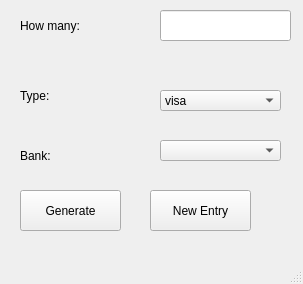
<?xml version="1.0" encoding="UTF-8"?>
<ui version="4.0">
 <class>window3</class>
 <widget class="QMainWindow" name="window3">
  <property name="geometry">
   <rect>
    <x>0</x>
    <y>0</y>
    <width>303</width>
    <height>284</height>
   </rect>
  </property>
  <property name="windowTitle">
   <string>MainWindow</string>
  </property>
  <widget class="QWidget" name="centralwidget">
   <widget class="QLabel" name="label">
    <property name="geometry">
     <rect>
      <x>20</x>
      <y>10</y>
      <width>81</width>
      <height>31</height>
     </rect>
    </property>
    <property name="text">
     <string>How many:</string>
    </property>
   </widget>
   <widget class="QLabel" name="label_3">
    <property name="geometry">
     <rect>
      <x>20</x>
      <y>140</y>
      <width>81</width>
      <height>31</height>
     </rect>
    </property>
    <property name="text">
     <string>Bank:</string>
    </property>
   </widget>
   <widget class="QPushButton" name="window3_new_entry_btn">
    <property name="geometry">
     <rect>
      <x>150</x>
      <y>190</y>
      <width>101</width>
      <height>41</height>
     </rect>
    </property>
    <property name="text">
     <string>New Entry</string>
    </property>
   </widget>
   <widget class="QLineEdit" name="window3_how_many_field">
    <property name="geometry">
     <rect>
      <x>160</x>
      <y>10</y>
      <width>131</width>
      <height>31</height>
     </rect>
    </property>
   </widget>
   <widget class="QLabel" name="label_2">
    <property name="geometry">
     <rect>
      <x>20</x>
      <y>80</y>
      <width>81</width>
      <height>31</height>
     </rect>
    </property>
    <property name="text">
     <string>Type:</string>
    </property>
   </widget>
   <widget class="QPushButton" name="window3_generate_btn">
    <property name="geometry">
     <rect>
      <x>20</x>
      <y>190</y>
      <width>101</width>
      <height>41</height>
     </rect>
    </property>
    <property name="text">
     <string>Generate</string>
    </property>
   </widget>
   <widget class="QComboBox" name="window3_bank_field">
    <property name="geometry">
     <rect>
      <x>160</x>
      <y>140</y>
      <width>121</width>
      <height>21</height>
     </rect>
    </property>
   </widget>
   <widget class="QComboBox" name="window3_type_field">
    <property name="geometry">
     <rect>
      <x>160</x>
      <y>90</y>
      <width>121</width>
      <height>21</height>
     </rect>
    </property>
    <item>
     <property name="text">
      <string>visa</string>
     </property>
    </item>
    <item>
     <property name="text">
      <string>mastercard</string>
     </property>
    </item>
    <item>
     <property name="text">
      <string>amex</string>
     </property>
    </item>
   </widget>
  </widget>
  <widget class="QMenuBar" name="menubar">
   <property name="geometry">
    <rect>
     <x>0</x>
     <y>0</y>
     <width>303</width>
     <height>22</height>
    </rect>
   </property>
  </widget>
  <widget class="QStatusBar" name="statusbar"/>
 </widget>
 <resources/>
 <connections/>
</ui>
